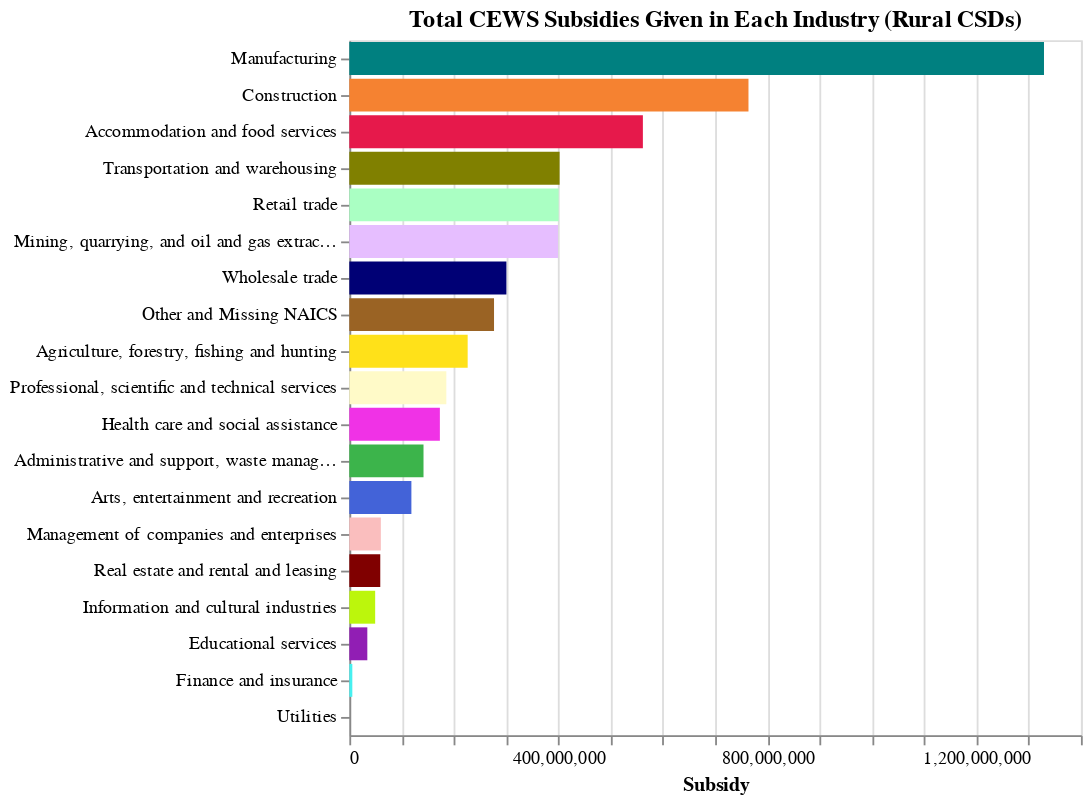

Notebook code for this chart:
### Code cell
temp = cews.query("GeoAggregation == 'urban/rural by country' and IndustryAggregation == 'Level 1' and GeographicClassification == 'RURAL'")
temp = temp.groupby("Industry").sum().reset_index()

inds = sorted(list(cews.query("GeoAggregation == 'Canada' and IndustryAggregation == 'Level 1'")["Industry"].unique()))

fig1 = alt.Chart(temp, title = "Total CEWS Subsidies Given in Each Industry (Rural CSDs)").mark_bar().encode(
    color = alt.Color("Industry", scale = alt.Scale(domain = inds, range = getIndCols(inds)), legend = None),
    x = alt.X("Subsidy"),
    y = alt.Y("Industry", sort = '-x', title = None)
)
fig1

### Figure 1 — Vega-Lite specification as saved in the notebook (floating-point values rounded to 4 significant figures)
{"config": {"view": {"continuousWidth": 400, "continuousHeight": 300}}, "data": {"name": "data-c0f2c730d7bbd571acb9361850e610d4"}, "mark": "bar", "encoding": {"color": {"type": "nominal", "field": "Industry", "legend": null, "scale": {"domain": ["Accommodation and food services", "Administrative and support, waste management and remediation services", "Agriculture, forestry, fishing and hunting", "Arts, entertainment and recreation", "Construction", "Educational services", "Finance and insurance", "Health care and social assistance", "Information and cultural industries", "Management of companies and enterprises", "Manufacturing", "Mining, quarrying, and oil and gas extraction", "Other and Missing NAICS", "Professional, scientific and technical services", "Real estate and rental and leasing", "Retail trade", "Transportation and warehousing", "Utilities", "Wholesale trade"], "range": ["#e6194b", "#3cb44b", "#ffe119", "#4363d8", "#f58231", "#911eb4", "#46f0f0", "#f032e6", "#bcf60c", "#fabebe", "#008080", "#e6beff", "#9a6324", "#fffac8", "#800000", "#aaffc3", "#808000", "#ffd8b1", "#000075"]}}, "x": {"type": "quantitative", "field": "Subsidy"}, "y": {"type": "nominal", "field": "Industry", "sort": "-x", "title": null}}, "title": "Total CEWS Subsidies Given in Each Industry (Rural CSDs)", "$schema": "https://vega.github.io/schema/vega-lite/v4.8.1.json", "datasets": {"data-c0f2c730d7bbd571acb9361850e610d4": [{"Industry": "Accommodation and food services", "BusinessLocations": 37140.0, "Subsidy": 561700000.0, "SupportedEmployees": 522500.0, "RehiredEmployees": 5120.0, "ProvinceCode": 0.0, "TotalEmployees": 0.0}, {"Industry": "Administrative and support, waste management and remediation services", "BusinessLocations": 8220.0, "Subsidy": 141900000.0, "SupportedEmployees": 76010.0, "RehiredEmployees": 600.0, "ProvinceCode": 0.0, "TotalEmployees": 0.0}, {"Industry": "Agriculture, forestry, fishing and hunting", "BusinessLocations": 20730.0, "Subsidy": 226400000.0, "SupportedEmployees": 127000.0, "RehiredEmployees": 800.0, "ProvinceCode": 0.0, "TotalEmployees": 0.0}, {"Industry": "Arts, entertainment and recreation", "BusinessLocations": 6960.0, "Subsidy": 118700000.0, "SupportedEmployees": 78230.0, "RehiredEmployees": 610.0, "ProvinceCode": 0.0, "TotalEmployees": 0.0}, {"Industry": "Construction", "BusinessLocations": 39980.0, "Subsidy": 763800000.0, "SupportedEmployees": 360300.0, "RehiredEmployees": 2800.0, "ProvinceCode": 0.0, "TotalEmployees": 0.0}, {"Industry": "Educational services", "BusinessLocations": 2130.0, "Subsidy": 34410000.0, "SupportedEmployees": 18760.0, "RehiredEmployees": 215.0, "ProvinceCode": 0.0, "TotalEmployees": 0.0}, {"Industry": "Finance and insurance", "BusinessLocations": 2050.0, "Subsidy": 5715000.0, "SupportedEmployees": 2840.0, "RehiredEmployees": 60.0, "ProvinceCode": 0.0, "TotalEmployees": 0.0}, {"Industry": "Health care and social assistance", "BusinessLocations": 15360.0, "Subsidy": 173200000.0, "SupportedEmployees": 111600.0, "RehiredEmployees": 1300.0, "ProvinceCode": 0.0, "TotalEmployees": 0.0}, {"Industry": "Information and cultural industries", "BusinessLocations": 4845.0, "Subsidy": 49440000.0, "SupportedEmployees": 28520.0, "RehiredEmployees": 430.0, "ProvinceCode": 0.0, "TotalEmployees": 0.0}, {"Industry": "Management of companies and enterprises", "BusinessLocations": 765.0, "Subsidy": 60290000.0, "SupportedEmployees": 30870.0, "RehiredEmployees": 30.0, "ProvinceCode": 0.0, "TotalEmployees": 0.0}, {"Industry": "Manufacturing", "BusinessLocations": 20020.0, "Subsidy": 1329000000.0, "SupportedEmployees": 666800.0, "RehiredEmployees": 1555.0, "ProvinceCode": 0.0, "TotalEmployees": 0.0}, {"Industry": "Mining, quarrying, and oil and gas extraction", "BusinessLocations": 6580.0, "Subsidy": 399400000.0, "SupportedEmployees": 150400.0, "RehiredEmployees": 370.0, "ProvinceCode": 0.0, "TotalEmployees": 0.0}, {"Industry": "Other and Missing NAICS", "BusinessLocations": 30200.0, "Subsidy": 276900000.0, "SupportedEmployees": 157700.0, "RehiredEmployees": 1935.0, "ProvinceCode": 0.0, "TotalEmployees": 0.0}, {"Industry": "Professional, scientific and technical services", "BusinessLocations": 14840.0, "Subsidy": 185600000.0, "SupportedEmployees": 87200.0, "RehiredEmployees": 760.0, "ProvinceCode": 0.0, "TotalEmployees": 0.0}, {"Industry": "Real estate and rental and leasing", "BusinessLocations": 5940.0, "Subsidy": 59200000.0, "SupportedEmployees": 29950.0, "RehiredEmployees": 335.0, "ProvinceCode": 0.0, "TotalEmployees": 0.0}, {"Industry": "Retail trade", "BusinessLocations": 39920.0, "Subsidy": 400500000.0, "SupportedEmployees": 268900.0, "RehiredEmployees": 5600.0, "ProvinceCode": 0.0, "TotalEmployees": 0.0}, {"Industry": "Transportation and warehousing", "BusinessLocations": 17530.0, "Subsidy": 402400000.0, "SupportedEmployees": 195100.0, "RehiredEmployees": 1050.0, "ProvinceCode": 0.0, "TotalEmployees": 0.0}, {"Industry": "Utilities", "BusinessLocations": 190.0, "Subsidy": 0.0, "SupportedEmployees": 0.0, "RehiredEmployees": 5.0, "ProvinceCode": 0.0, "TotalEmployees": 0.0}, {"Industry": "Wholesale trade", "BusinessLocations": 12560.0, "Subsidy": 300600000.0, "SupportedEmployees": 143800.0, "RehiredEmployees": 820.0, "ProvinceCode": 0.0, "TotalEmployees": 0.0}]}}
